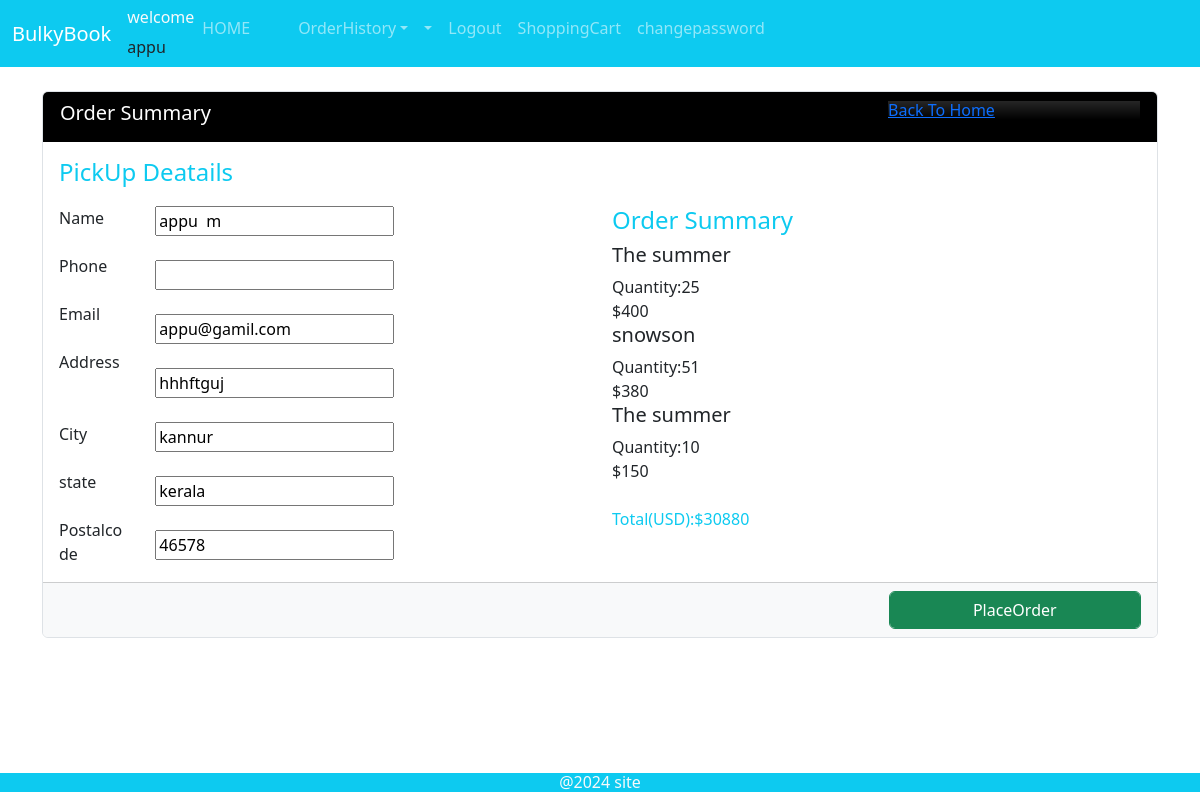
The page /summary (signed in) on the database its author committed.
### users/models.py (models this page shows)
class register(models.Model):
    user=models.OneToOneField(User,on_delete=models.CASCADE)
    address=models.TextField()
    city=models.CharField(max_length=18)
    postalcode=models.CharField(max_length=4)
    state=models.CharField(max_length=18)

class cart(models.Model):
    customerid=models.ForeignKey(User,on_delete=models.CASCADE)
    productid=models.ForeignKey(product,on_delete=models.CASCADE)
    count=models.IntegerField()
    price=models.IntegerField()

### manager/models.py (models this page shows, shortened)
class product(models.Model):
    title=models.CharField(max_length=20)
    ISBN=models.CharField(max_length=20)
    author=models.CharField(max_length=20)
    description=models.TextField()
    listprise=models.FloatField()
    price=models.FloatField()
    price50=models.FloatField()
    price100=models.FloatField()
    categorys=models.ForeignKey(category,on_delete=models.CASCADE)
    covertype=models.ForeignKey(covertypetable,on_delete=models.CASCADE)
    image=models.FileField(upload_to='media')

### users/views.py (the view)
# urls.py: path('summary',views.summary,name="summary"),
def summary(request):
    id=request.user.id
    carttb=cart.objects.filter(customerid_id=id)
    cid=carttb[0].customerid
    v=register.objects.filter(user_id=cid)
    grand=0
    for c in carttb:
        total=(c.count)*(c.price)
        grand=grand+total
    p={'v':v ,'n':carttb,'gr':grand}
    return render(request,'customer/summary.html',p)

### template/customer/summary.html (shortened to what this page needs)
{% extends 'customer/userhome.html' %}
{% block content %}
<div class="container mt-3">
    <div class="row">
        <div class="col-md-6">
        </div>
    </div>
    <div class="card border">
        <div class="card card-header bg-black">
            <div class="row">
                <div class="col-7">
                    <h5 class="text-white">Order Summary</h5>
                </div>
                <div class="offset-2 col-3">
                  <h6 class="text-info bg-gradient border-1"><a href="{% url 'shopcart'  %}">Back To Home</a></h6>
                </div>
            </div>
        </div>
        <div class="card-body">
            {% for i in v %}
            <form action="{% url 'checkout' %}" method="post">
            <div class="row">
                <h4 class="text-info">PickUp Deatails</h4>
                <br>
                <br>
<div class="col-1">
<h7>Name</h7>
<br>
<br>
<h7>Phone</h7>
<br>
<br>
<h7>Email</h7>
<br>
<br>
<h7>Address</h7>
<br>
<br>
<br>
<h7>City</h7>
<br>
<br>
<h7>state</h7>
<br>
<br>
<h7>Postalcode</h7>
</div>
<div class="col-5">
    <input type="text" value="{{i.user.first_name}}  {{i.user.last_name}}" name="name">
    <br>
    <br>
    <input type="text" value="{{i.user.phone}}" name="phone">
    <br>
    <br>
    <input type="text" value="{{i.user.email}}" name="email">
    <br>
    <br>
    <input type="text" value="{{i.address}}" name="address">
    <br>
    <br>
    <input type="text" value="{{i.city}}" name="city">
    <br>
    <br>
    <input type="text" value="{{i.state}}" name="state">
    <br>
    <br>
    <input type="text" value="{{i.postalcode}}" name="postalcode">
</div>
<div class="col-6">
    <h4 class="text-info">Order Summary</h4>
    {% for m in n %}
    <span><h5>{{m.productid.title}}</h5></span>
    <span>Quantity:{{m.count}}</span>
    <br>
    <span>${{m.price}}</span>
    <br>
    {% endfor %}
    <br>
    <span class="text-info">Total(USD):${{gr}}</span>
</div>
</div>
{% endfor %}
</div>
<div class="card-footer bg-light">
    <div class="row">
        <div class="offset-9 col-3">
           <button type="submit" class="btn btn-success form-control">PlaceOrder</button>
        </div>
    </div>
</div>
</div>
            </div>
{% endblock %}

### template/customer/userhome.html (shortened to what this page needs)
<!DOCTYPE html>
<html lang="en">
<head>
    <link rel="stylesheet" href="/static/css/bootstrap.css">
    <link href="https://cdn.jsdelivr.net/npm/bootstrap@5.3.3/dist/css/bootstrap.min.css" rel="stylesheet">
</head>
<body>
    <nav class="navbar navbar-expand-sm bg-info navbar-dark">
        <div class="container-fluid">
          <a class="navbar-brand" href="#">BulkyBook</a>
          <div class="collapse navbar-collapse" id="collapsibleNavbar">
            <ul class="navbar-nav">
                <li class="nav-item">
                   <h6 class="text-light">welcome</h6>{{user.username}}
                  </li>
              <li class="nav-item">
                <a class="nav-link" href="#">HOME</a>
              </li>
              <li class="nav-item">
                <a class="nav-link" href="#"></a>
              </li>
              <li class="nav-item">
                <a class="nav-link" href="#"></a>
              </li>
              <li class="nav-item dropdown">
                <a class="nav-link dropdown-toggle" href="#" role="button" data-bs-toggle="dropdown">OrderHistory</a>
              </li>
              <li class="nav-item dropdown">
                <a class="nav-link dropdown-toggle" href="#" role="button" data-bs-toggle="dropdown"></a>
              </li>
              <li class="nav-item">
                <a class="nav-link" href="{% url 'logoutuser' %}">Logout</a>
              </li>
              <li class="nav-item">
                <a class="nav-link" href="{% url 'shopcart' %}">ShoppingCart</a>
              </li>
              <li class="nav-item">
                <a class="nav-link" href="{% url 'changepassword' %}">changepassword</a>
              </li>
            </ul>
          </div>
        </div>
      </nav>
{% block content %}
{% endblock %}
<footer class="fixed-bottom">
    <h6 class="text-light bg-info text-center">@2024 site</h6>
</footer>
</body>
</html>

### rows shown on the page
register: name "appu m", email "appu@gamil.com", address "hhhftguj", city "kannur", state "kerala", postalcode "46578", gr "30880"
cart: productid "The summer", count "25", price "400"
cart: productid "snowson", count "51", price "380"
cart: productid "The summer", count "10", price "150"

### other values the page prints
{{ user.username }} "appu"
